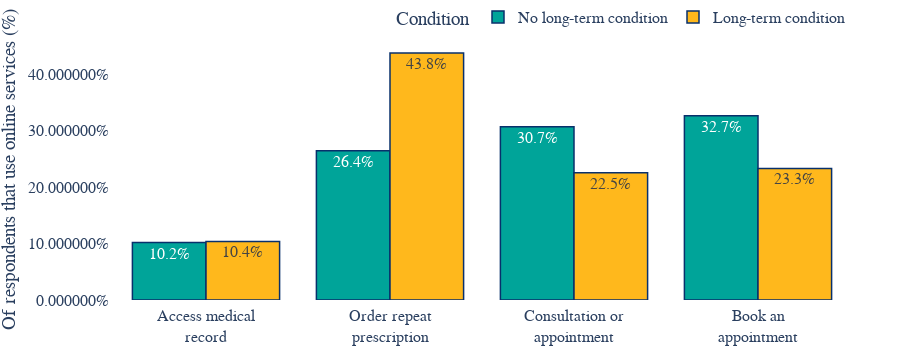

The notebook cell this image was saved under:
### Code cell
# plot the long (tidy) dataframe
fig = px.bar(
    online_gp_services_LTC,
    x="Activity",
    y="Percent",
    color="Condition",
    color_discrete_sequence=nhs_colours,
    barmode="group",
    text="Percent",
    height=350,
)

# Asthetics of the plot
fig.update_layout(
    # change background colour 
    {"plot_bgcolor": "rgba(0,0,0, 0)", "paper_bgcolor": "rgba(0,0,0, 0)"},
    yaxis_title='Of respondents that use online services (%)',
    yaxis=dict(tickformat = "%"),
    xaxis=dict(
        tickmode = 'array',
        tickvals = online_gp_services_LTC['Activity'].tolist(),
        ticktext = online_gp_services_LTC['Lable'].tolist(),
        tickangle = 0
    ),
    xaxis_title=None,
    # change fonts
    font=dict(family="Arial", size=16),
    # autosize makes the chart 'responsive' (https://en.wikipedia.org/wiki/Responsive_web_design)
    autosize=True,
    margin=dict(
        l=50,
        r=50,
        b=50,
        t=50,
        pad=4,
        autoexpand=True
        ),
    ## options for the hover-over text
    # changes how the hover-over box is displayed
    hovermode="x unified",
    # hoverlabel_align = 'right',
    # changes the hover-over box formatting
    hoverlabel=dict(
        bgcolor="white",
        font_size=16,
        font_family="Arial"
    ),
    legend=dict(
    orientation="h",
    yanchor="bottom",
    y=1.02,
    xanchor="right",
    x=1
    )
)
# options to change how the bars look
fig.update_traces(
    # this also changes the hover-over box formatting
    hovertemplate='<b>%{fullData.name}</b>: %{text:.1%}<extra></extra>',
    # outline of bars
    marker_line_color = 'rgb(8,48,107)',
    marker_line_width=1.5,
    opacity=1,
    # options for text inside bars
    texttemplate='%{text:.1%}',
    textposition='inside',
    #textangle = 0
    )
fig.update_xaxes(type='category')
fig.show()

### Figure 1 — Plotly figure (JSON) as saved in the notebook; plotly's stock layout.template omitted (floating-point values rounded to 4 significant figures)
{"data": [{"alignmentgroup": "True", "hovertemplate": "<b>%{fullData.name}</b>: %{text:.1%}<extra></extra>", "legendgroup": "No long-term condition", "marker": {"color": "#00A499", "line": {"color": "rgb(8,48,107)", "width": 1.5}}, "name": "No long-term condition", "offsetgroup": "No long-term condition", "opacity": 1, "orientation": "v", "showlegend": true, "text": [0.1018, 0.2644, 0.3072, 0.3265], "textangle": 0, "textposition": "inside", "texttemplate": "%{text:.1%}", "type": "bar", "x": ["Accessing my medical records online", "Ordering repeat prescriptions online", "Had an online consultation or appointment", "Booking appointments online"], "xaxis": "x", "y": [0.1018, 0.2644, 0.3072, 0.3265], "yaxis": "y"}, {"alignmentgroup": "True", "hovertemplate": "<b>%{fullData.name}</b>: %{text:.1%}<extra></extra>", "legendgroup": "Long-term condition", "marker": {"color": "#FFB81C", "line": {"color": "rgb(8,48,107)", "width": 1.5}}, "name": "Long-term condition", "offsetgroup": "Long-term condition", "opacity": 1, "orientation": "v", "showlegend": true, "text": [0.1038, 0.2254, 0.2331, 0.4377], "textangle": 0, "textposition": "inside", "texttemplate": "%{text:.1%}", "type": "bar", "x": ["Accessing my medical records online", "Had an online consultation or appointment", "Booking appointments online", "Ordering repeat prescriptions online"], "xaxis": "x", "y": [0.1038, 0.2254, 0.2331, 0.4377], "yaxis": "y"}], "layout": {"autosize": true, "barmode": "group", "font": {"family": "Arial", "size": 16}, "height": 350, "hoverlabel": {"bgcolor": "white", "font": {"family": "Arial", "size": 16}}, "hovermode": "x unified", "legend": {"orientation": "h", "title": {"text": "Condition"}, "tracegroupgap": 0, "x": 1, "xanchor": "right", "y": 1.02, "yanchor": "bottom"}, "margin": {"autoexpand": true, "b": 50, "l": 50, "pad": 4, "r": 50, "t": 0}, "paper_bgcolor": "rgba(0,0,0, 0)", "plot_bgcolor": "rgba(0,0,0, 0)", "xaxis": {"anchor": "y", "domain": [0, 1], "tickangle": 0, "tickmode": "array", "ticktext": ["Access medical<br>record", "Access medical<br>record", "Consultation or<br>appointment", "Book an<br>appointment", "Order repeat<br>prescription", "Consultation or<br>appointment", "Book an<br>appointment", "Order repeat<br>prescription"], "tickvals": ["Accessing my medical records online", "Accessing my medical records online", "Had an online consultation or appointment", "Booking appointments online", "Ordering repeat prescriptions online", "Had an online consultation or appointment", "Booking appointments online", "Ordering repeat prescriptions online"], "title": {}, "type": "category"}, "yaxis": {"anchor": "x", "domain": [0, 1], "tickformat": "%", "title": {"text": "Of respondents that use online services (%)"}}}}
